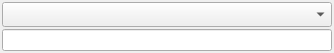
<?xml version="1.0" encoding="UTF-8"?>
<ui version="4.0">
 <class>Dialog</class>
 <widget class="QDialog" name="Dialog">
  <property name="geometry">
   <rect>
    <x>0</x>
    <y>0</y>
    <width>334</width>
    <height>51</height>
   </rect>
  </property>
  <property name="sizePolicy">
   <sizepolicy hsizetype="Preferred" vsizetype="Preferred">
    <horstretch>0</horstretch>
    <verstretch>0</verstretch>
   </sizepolicy>
  </property>
  <property name="windowTitle">
   <string>Dialog</string>
  </property>
  <layout class="QVBoxLayout" name="verticalLayout_3">
   <property name="spacing">
    <number>2</number>
   </property>
   <property name="margin">
    <number>2</number>
   </property>
   <item>
    <widget class="QComboBox" name="rig_combobox">
     <property name="minimumSize">
      <size>
       <width>180</width>
       <height>25</height>
      </size>
     </property>
     <property name="font">
      <font>
       <pointsize>11</pointsize>
       <weight>75</weight>
       <bold>true</bold>
      </font>
     </property>
     <property name="layoutDirection">
      <enum>Qt::LeftToRight</enum>
     </property>
    </widget>
   </item>
   <item>
    <widget class="QLineEdit" name="name_lineedit"/>
   </item>
  </layout>
 </widget>
 <resources/>
 <connections/>
</ui>
